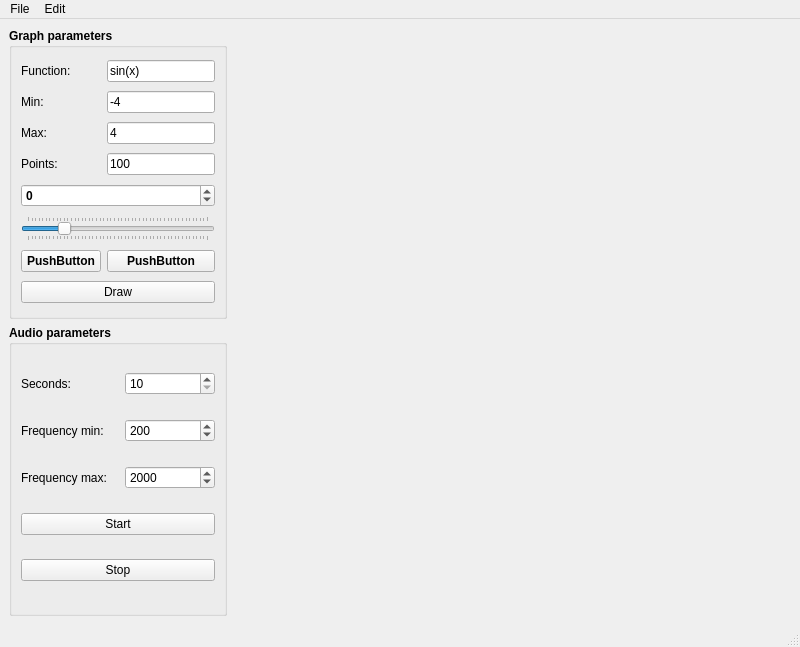
<?xml version="1.0" encoding="UTF-8"?>
<ui version="4.0">
 <class>AppWindow</class>
 <widget class="QMainWindow" name="AppWindow">
  <property name="geometry">
   <rect>
    <x>0</x>
    <y>0</y>
    <width>800</width>
    <height>647</height>
   </rect>
  </property>
  <property name="windowTitle">
   <string>MainWindow</string>
  </property>
  <widget class="QWidget" name="centralwidget">
   <layout class="QGridLayout" name="gridLayout_3" columnstretch="0,4">
    <item row="0" column="0">
     <layout class="QVBoxLayout" name="verticalLayout">
      <item>
       <widget class="QGroupBox" name="groupBox">
        <property name="font">
         <font>
          <weight>75</weight>
          <italic>false</italic>
          <bold>true</bold>
          <underline>false</underline>
          <strikeout>false</strikeout>
          <kerning>true</kerning>
         </font>
        </property>
        <property name="title">
         <string>Graph parameters</string>
        </property>
        <property name="flat">
         <bool>false</bool>
        </property>
        <property name="checkable">
         <bool>false</bool>
        </property>
        <layout class="QGridLayout" name="gridLayout">
         <item row="6" column="0" colspan="2">
          <widget class="QSpinBox" name="spinBox">
           <property name="minimum">
            <number>-1000</number>
           </property>
           <property name="maximum">
            <number>1000</number>
           </property>
           <property name="singleStep">
            <number>50</number>
           </property>
          </widget>
         </item>
         <item row="2" column="1">
          <widget class="QLineEdit" name="functionEdit">
           <property name="sizePolicy">
            <sizepolicy hsizetype="Fixed" vsizetype="Fixed">
             <horstretch>0</horstretch>
             <verstretch>0</verstretch>
            </sizepolicy>
           </property>
           <property name="font">
            <font>
             <weight>50</weight>
             <bold>false</bold>
            </font>
           </property>
           <property name="text">
            <string>sin(x)</string>
           </property>
          </widget>
         </item>
         <item row="8" column="1">
          <widget class="QPushButton" name="pushButton_2">
           <property name="text">
            <string>PushButton</string>
           </property>
          </widget>
         </item>
         <item row="4" column="1">
          <widget class="QLineEdit" name="maximumEdit">
           <property name="sizePolicy">
            <sizepolicy hsizetype="Fixed" vsizetype="Fixed">
             <horstretch>0</horstretch>
             <verstretch>0</verstretch>
            </sizepolicy>
           </property>
           <property name="font">
            <font>
             <weight>50</weight>
             <bold>false</bold>
            </font>
           </property>
           <property name="text">
            <string>4</string>
           </property>
          </widget>
         </item>
         <item row="3" column="1">
          <widget class="QLineEdit" name="minimumEdit">
           <property name="sizePolicy">
            <sizepolicy hsizetype="Fixed" vsizetype="Fixed">
             <horstretch>0</horstretch>
             <verstretch>0</verstretch>
            </sizepolicy>
           </property>
           <property name="font">
            <font>
             <weight>50</weight>
             <bold>false</bold>
            </font>
           </property>
           <property name="text">
            <string>-4</string>
           </property>
          </widget>
         </item>
         <item row="7" column="0" colspan="2">
          <widget class="QSlider" name="horizontalSlider">
           <property name="minimum">
            <number>-1000</number>
           </property>
           <property name="maximum">
            <number>4000</number>
           </property>
           <property name="singleStep">
            <number>2</number>
           </property>
           <property name="pageStep">
            <number>100</number>
           </property>
           <property name="tracking">
            <bool>true</bool>
           </property>
           <property name="orientation">
            <enum>Qt::Horizontal</enum>
           </property>
           <property name="tickPosition">
            <enum>QSlider::TicksBothSides</enum>
           </property>
           <property name="tickInterval">
            <number>100</number>
           </property>
          </widget>
         </item>
         <item row="8" column="0">
          <widget class="QPushButton" name="pushButton">
           <property name="text">
            <string>PushButton</string>
           </property>
          </widget>
         </item>
         <item row="4" column="0">
          <widget class="QLabel" name="maxLabel">
           <property name="font">
            <font>
             <weight>50</weight>
             <bold>false</bold>
            </font>
           </property>
           <property name="text">
            <string>Max:</string>
           </property>
          </widget>
         </item>
         <item row="9" column="0" colspan="2">
          <widget class="QPushButton" name="drawButton">
           <property name="font">
            <font>
             <weight>50</weight>
             <bold>false</bold>
            </font>
           </property>
           <property name="text">
            <string>Draw</string>
           </property>
          </widget>
         </item>
         <item row="5" column="0">
          <widget class="QLabel" name="pointsLabel">
           <property name="font">
            <font>
             <weight>50</weight>
             <bold>false</bold>
            </font>
           </property>
           <property name="text">
            <string>Points:</string>
           </property>
          </widget>
         </item>
         <item row="5" column="1">
          <widget class="QLineEdit" name="numPointsEdit">
           <property name="sizePolicy">
            <sizepolicy hsizetype="Fixed" vsizetype="Fixed">
             <horstretch>0</horstretch>
             <verstretch>0</verstretch>
            </sizepolicy>
           </property>
           <property name="font">
            <font>
             <weight>50</weight>
             <bold>false</bold>
            </font>
           </property>
           <property name="text">
            <string>100</string>
           </property>
          </widget>
         </item>
         <item row="2" column="0">
          <widget class="QLabel" name="functionLabel">
           <property name="font">
            <font>
             <weight>50</weight>
             <bold>false</bold>
            </font>
           </property>
           <property name="text">
            <string>Function:</string>
           </property>
          </widget>
         </item>
         <item row="3" column="0">
          <widget class="QLabel" name="minLabel">
           <property name="font">
            <font>
             <weight>50</weight>
             <bold>false</bold>
            </font>
           </property>
           <property name="text">
            <string>Min:</string>
           </property>
          </widget>
         </item>
        </layout>
       </widget>
      </item>
      <item>
       <widget class="QGroupBox" name="groupBox_2">
        <property name="font">
         <font>
          <weight>75</weight>
          <bold>true</bold>
         </font>
        </property>
        <property name="title">
         <string>Audio parameters</string>
        </property>
        <layout class="QGridLayout" name="gridLayout_2">
         <item row="0" column="0">
          <widget class="QLabel" name="timeLabel">
           <property name="font">
            <font>
             <weight>50</weight>
             <bold>false</bold>
            </font>
           </property>
           <property name="text">
            <string>Seconds:</string>
           </property>
          </widget>
         </item>
         <item row="0" column="1">
          <widget class="QSpinBox" name="timeBox">
           <property name="sizePolicy">
            <sizepolicy hsizetype="Minimum" vsizetype="Fixed">
             <horstretch>0</horstretch>
             <verstretch>0</verstretch>
            </sizepolicy>
           </property>
           <property name="minimumSize">
            <size>
             <width>30</width>
             <height>0</height>
            </size>
           </property>
           <property name="maximumSize">
            <size>
             <width>90</width>
             <height>16777215</height>
            </size>
           </property>
           <property name="font">
            <font>
             <weight>50</weight>
             <bold>false</bold>
            </font>
           </property>
           <property name="minimum">
            <number>10</number>
           </property>
           <property name="maximum">
            <number>120</number>
           </property>
           <property name="value">
            <number>10</number>
           </property>
          </widget>
         </item>
         <item row="1" column="0">
          <widget class="QLabel" name="minFreqLabel">
           <property name="font">
            <font>
             <weight>50</weight>
             <bold>false</bold>
            </font>
           </property>
           <property name="text">
            <string>Frequency min:</string>
           </property>
          </widget>
         </item>
         <item row="1" column="1">
          <widget class="QSpinBox" name="minFreqBox">
           <property name="sizePolicy">
            <sizepolicy hsizetype="Minimum" vsizetype="Fixed">
             <horstretch>0</horstretch>
             <verstretch>0</verstretch>
            </sizepolicy>
           </property>
           <property name="minimumSize">
            <size>
             <width>30</width>
             <height>0</height>
            </size>
           </property>
           <property name="maximumSize">
            <size>
             <width>90</width>
             <height>16777215</height>
            </size>
           </property>
           <property name="font">
            <font>
             <weight>50</weight>
             <bold>false</bold>
            </font>
           </property>
           <property name="minimum">
            <number>100</number>
           </property>
           <property name="maximum">
            <number>8000</number>
           </property>
           <property name="value">
            <number>200</number>
           </property>
          </widget>
         </item>
         <item row="2" column="0">
          <widget class="QLabel" name="maxFreqLabel">
           <property name="font">
            <font>
             <weight>50</weight>
             <bold>false</bold>
            </font>
           </property>
           <property name="text">
            <string>Frequency max:</string>
           </property>
          </widget>
         </item>
         <item row="2" column="1">
          <widget class="QSpinBox" name="maxFreqBox">
           <property name="sizePolicy">
            <sizepolicy hsizetype="Minimum" vsizetype="Fixed">
             <horstretch>0</horstretch>
             <verstretch>0</verstretch>
            </sizepolicy>
           </property>
           <property name="minimumSize">
            <size>
             <width>30</width>
             <height>0</height>
            </size>
           </property>
           <property name="maximumSize">
            <size>
             <width>90</width>
             <height>16777215</height>
            </size>
           </property>
           <property name="font">
            <font>
             <weight>50</weight>
             <bold>false</bold>
            </font>
           </property>
           <property name="minimum">
            <number>200</number>
           </property>
           <property name="maximum">
            <number>8000</number>
           </property>
           <property name="value">
            <number>2000</number>
           </property>
          </widget>
         </item>
         <item row="3" column="0" colspan="2">
          <widget class="QPushButton" name="startButton">
           <property name="font">
            <font>
             <weight>50</weight>
             <bold>false</bold>
            </font>
           </property>
           <property name="text">
            <string>Start</string>
           </property>
          </widget>
         </item>
         <item row="4" column="0" colspan="2">
          <widget class="QPushButton" name="stopButton">
           <property name="font">
            <font>
             <weight>50</weight>
             <bold>false</bold>
            </font>
           </property>
           <property name="text">
            <string>Stop</string>
           </property>
          </widget>
         </item>
        </layout>
       </widget>
      </item>
     </layout>
    </item>
    <item row="0" column="1">
     <widget class="RenderArea" name="renderArea" native="true">
      <property name="sizePolicy">
       <sizepolicy hsizetype="Preferred" vsizetype="Preferred">
        <horstretch>0</horstretch>
        <verstretch>0</verstretch>
       </sizepolicy>
      </property>
      <property name="minimumSize">
       <size>
        <width>200</width>
        <height>200</height>
       </size>
      </property>
     </widget>
    </item>
   </layout>
  </widget>
  <widget class="QMenuBar" name="menubar">
   <property name="geometry">
    <rect>
     <x>0</x>
     <y>0</y>
     <width>800</width>
     <height>24</height>
    </rect>
   </property>
   <widget class="QMenu" name="menuFile">
    <property name="title">
     <string>File</string>
    </property>
   </widget>
   <widget class="QMenu" name="menuEdit">
    <property name="title">
     <string>Edit</string>
    </property>
    <addaction name="actionGraph_settings"/>
   </widget>
   <addaction name="menuFile"/>
   <addaction name="menuEdit"/>
  </widget>
  <widget class="QStatusBar" name="statusbar"/>
  <action name="actionGraph_settings">
   <property name="text">
    <string>Graph settings</string>
   </property>
  </action>
 </widget>
 <customwidgets>
  <customwidget>
   <class>RenderArea</class>
   <extends>QWidget</extends>
   <header>renderarea.h</header>
   <container>1</container>
  </customwidget>
 </customwidgets>
 <tabstops>
  <tabstop>functionEdit</tabstop>
  <tabstop>minimumEdit</tabstop>
  <tabstop>maximumEdit</tabstop>
  <tabstop>numPointsEdit</tabstop>
  <tabstop>spinBox</tabstop>
  <tabstop>horizontalSlider</tabstop>
  <tabstop>pushButton</tabstop>
  <tabstop>pushButton_2</tabstop>
  <tabstop>drawButton</tabstop>
  <tabstop>timeBox</tabstop>
  <tabstop>minFreqBox</tabstop>
  <tabstop>maxFreqBox</tabstop>
  <tabstop>startButton</tabstop>
  <tabstop>stopButton</tabstop>
 </tabstops>
 <resources/>
 <connections/>
</ui>
